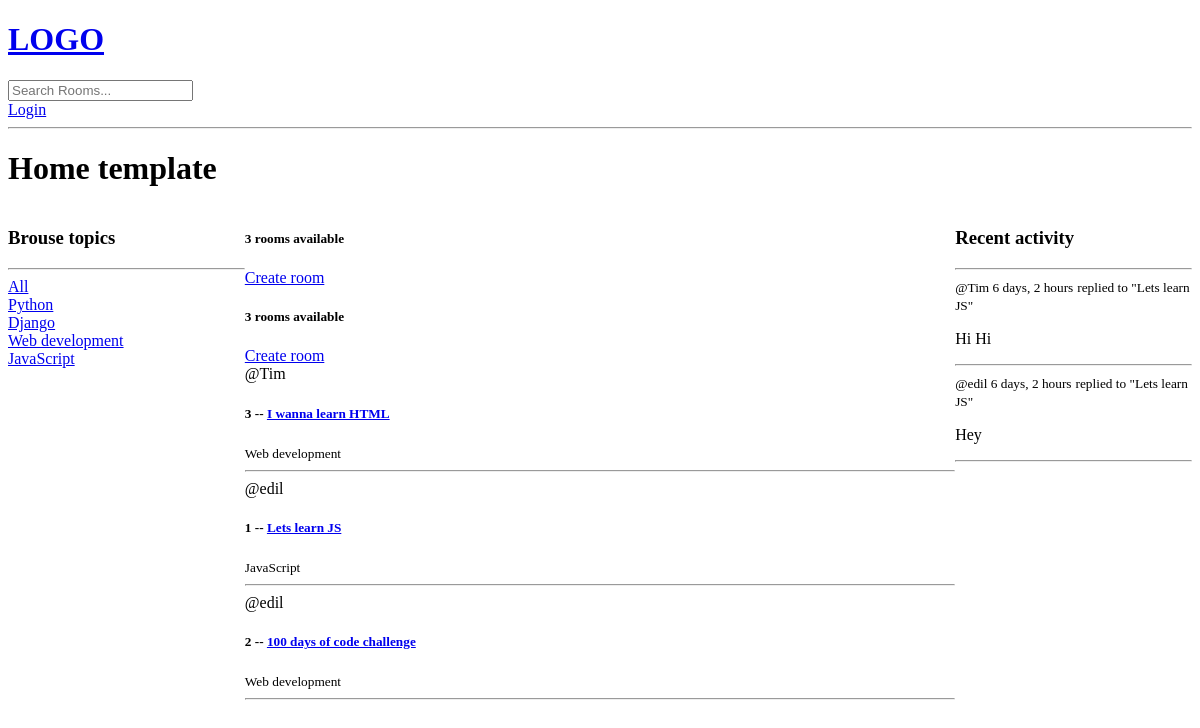
The app's page /, older data.
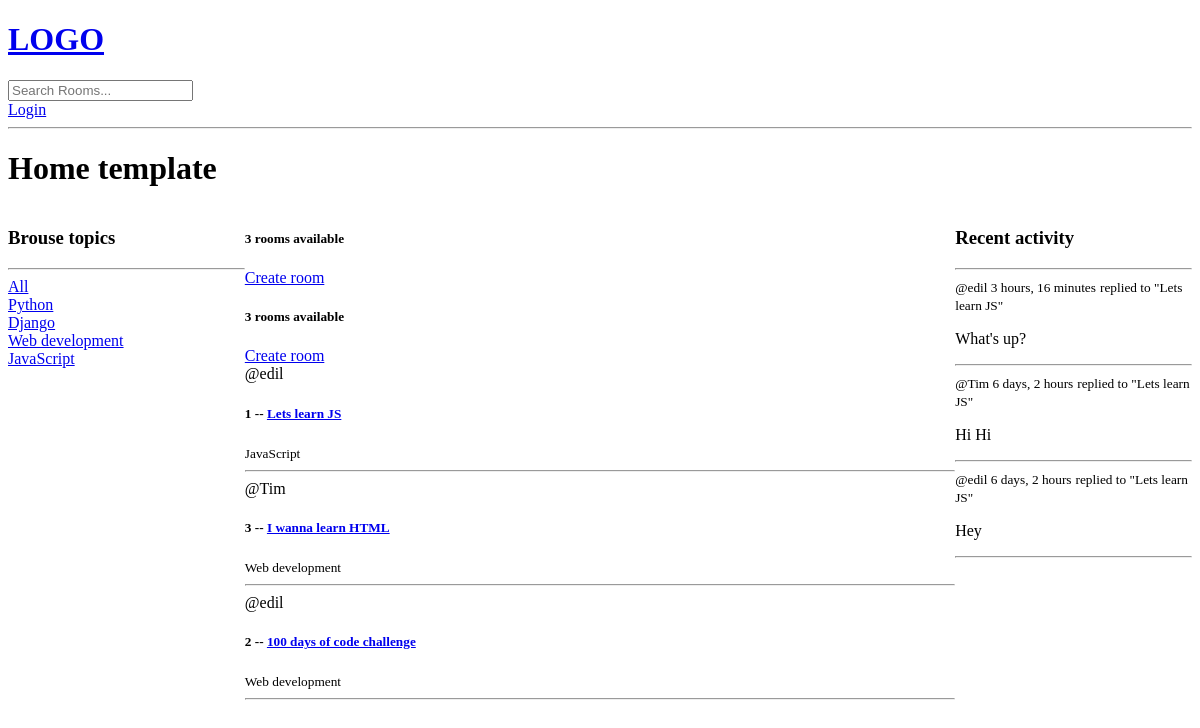
The same page, newer data.
### base/models.py (models this page shows, shortened)
class Topic(models.Model):
    name = models.CharField(max_length=50)

class Room(models.Model):
    host = models.ForeignKey(User, on_delete=models.SET_NULL, null=True)
    topic = models.ForeignKey(Topic, on_delete=models.SET_NULL, null=True)
    name = models.CharField(max_length=50, null=False, blank=False)
    description = models.TextField(null=True, blank=True)
    participants = models.ManyToManyField(User, related_name='participants', blank=True)
    update = models.DateTimeField(auto_now=True)
    created = models.DateTimeField(auto_now_add=True)
    class Meta:
        ordering = ['-update', '-created']
    def __str__(self) :
        return str(self.name)

class Message(models.Model):
    user = models.ForeignKey(User, on_delete=models.CASCADE)
    room = models.ForeignKey(Room, on_delete=models.CASCADE)
    body = models.TextField()
    update = models.DateTimeField(auto_now=True)
    created = models.DateTimeField(auto_now_add=True)
    class Meta:
        ordering = ['-update', '-created']
    def __str__(self):
        return self.body[0:50]

### base/views.py (the view)
# urls.py: path('', views.home, name="home"),
def home(request):
    q = request.GET.get('q') if request.GET.get('q') != None else ''
    rooms = Room.objects.filter(
        Q(topic__name__icontains=q) |
        Q(name__icontains=q) |
        Q(description__icontains=q)
        )
    topics = Topic.objects.all()
    room_count = rooms.count()
    room_messages = Message.objects.filter(Q(room__topic__name__icontains=q))
    context = {'rooms': rooms, 'topics': topics, 'room_count': room_count, 'room_messages': room_messages}
    return render(request, 'base/home.html', context)

### base/templates/base/home.html (shortened to what this page needs)
{% extends 'main.html' %}
{% block content %}
<h1>Home template</h1>
<div class="home-container">
    <div>
        {% include 'base/topics_component.html' %}
    </div>
    <div>
        <h5>{{room_count}} rooms available</h5>
        <a href="{% url 'create-room' %}">Create room</a>
        {% include 'base/feed_component.html' %}
    </div>
    <div class="">
        {% include 'base/activity_component.html' %}
    </div>
</div>
{% endblock content %}

### base/templates/base/topics_component.html
<h3>Brouse topics</h3>
<hr>
<div>
    <a href="{% url 'home' %}">All</a>
</div>
{% for topic in topics %}
    <div>
        <a href="{% url 'home' %}?q={{topic.name}}">{{topic.name}}</a>
    </div>
{% endfor %}

### base/templates/base/feed_component.html (shortened to what this page needs)
<div>
    <h5>{{room_count}} rooms available</h5>
    <a href="{% url 'create-room' %}">Create room</a>
    <div>
        {% for room in rooms %}
            <div>
                <span>@{{room.host.username}}</span>
                <h5>{{room.id}} -- <a href="{% url 'room' room.id %}">{{room.name}}</a></h5>
                <small>{{room.topic.name}}</small>
                <hr>
            </div>
        {% endfor %}
    </div>
</div>

### base/templates/base/activity_component.html (shortened to what this page needs)
<h3>Recent activity</h3>
<hr>
{% for message in room_messages %}
    <div>
        <small>@{{message.user}}  {{message.created| timesince}}</small>
        <small>replied to "{{message.room}}"</small>
        <p>{{message}}</p>
        <hr>
    </div>
{% endfor %}

Row changes from the older to the newer data that the page shows:
changed Room "Lets learn JS": moves up the list
added Message: user "edil", created "3 hours, 16 minutes", room "Lets learn JS", body "What's up?"
